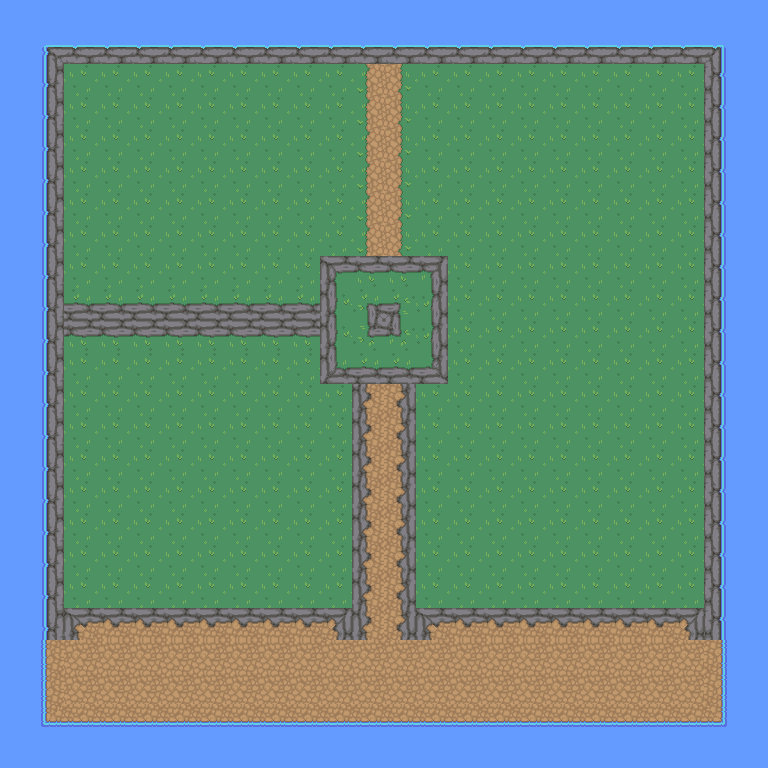

Rendered tile map (Tiled .tmx) drawn with the repository's tilesets; below, a short description and the full map source, tile grids included:
An orthogonal 24x24 tile map with 32x32 px tiles, 3 tile layers (Tile Layer 1, Tile Layer 2, Tile Layer 3).

<map version="1.10" tiledversion="1.11.0" orientation="orthogonal" renderorder="right-down" width="24" height="24" tilewidth="32" tileheight="32" infinite="0" nextlayerid="5" nextobjectid="1">
 <tileset firstgid="1" source="RPG Nature Tileset.tsx" />
 <layer id="2" name="Tile Layer 1" width="24" height="24">
  <data encoding="csv">
82,82,82,82,82,82,82,82,82,82,82,82,82,82,82,82,82,82,82,82,82,82,82,82,
82,82,82,82,82,82,82,82,82,82,82,82,82,82,82,82,82,82,82,82,82,82,82,82,
82,82,82,82,82,82,82,82,82,82,82,82,82,82,82,82,82,82,82,82,82,82,82,82,
82,82,82,82,82,82,82,82,82,82,82,82,82,82,82,82,82,82,82,82,82,82,82,82,
82,82,82,82,82,82,82,82,82,82,82,82,82,82,82,82,82,82,82,82,82,82,82,82,
82,82,82,82,82,82,82,82,82,82,82,82,82,82,82,82,82,82,82,82,82,82,82,82,
82,82,82,82,82,82,82,82,82,82,82,82,82,82,82,82,82,82,82,82,82,82,82,82,
82,82,82,82,82,82,82,82,82,82,82,82,82,82,82,82,82,82,82,82,82,82,82,82,
82,82,82,82,82,82,82,82,82,82,82,82,82,82,82,82,82,82,82,82,82,82,82,82,
82,82,82,82,82,82,82,82,82,82,82,82,82,82,82,82,82,82,82,82,82,82,82,82,
82,82,117,117,117,117,117,117,117,117,82,82,82,82,82,82,82,82,82,82,82,82,82,82,
82,82,82,82,82,82,82,82,82,82,82,82,82,82,82,82,82,82,82,82,82,82,82,82,
82,82,82,82,82,82,82,82,82,82,82,82,82,82,82,82,82,82,82,82,82,82,82,82,
82,82,82,82,82,82,82,82,82,82,82,82,82,82,82,82,82,82,82,82,82,82,82,82,
82,82,82,82,82,82,82,82,82,82,82,82,82,82,82,82,82,82,82,82,82,82,82,82,
82,82,82,82,82,82,82,82,82,82,82,82,82,82,82,82,82,82,82,82,82,82,82,82,
82,82,82,82,82,82,82,82,82,82,82,82,82,82,82,82,82,82,82,82,82,82,82,82,
82,82,82,82,82,82,82,82,82,82,82,82,82,82,82,82,82,82,82,82,82,82,82,82,
82,82,82,82,82,82,82,82,82,82,82,82,82,82,82,82,82,82,82,82,82,82,82,82,
82,82,82,82,82,82,82,82,82,82,82,82,82,82,82,82,82,82,82,82,82,82,82,82,
82,82,82,82,82,82,82,82,82,82,82,82,82,82,82,82,82,82,82,82,82,82,82,82,
82,82,82,82,82,82,82,82,82,82,82,82,82,82,82,82,82,82,82,82,82,82,82,82,
42,42,42,42,42,42,42,42,42,42,42,42,42,42,42,42,42,42,42,42,42,42,42,42,
42,42,42,42,42,42,42,42,42,42,42,42,42,42,42,42,42,42,42,42,42,42,42,42
</data>
 </layer>
 <layer id="3" name="Tile Layer 2" width="24" height="24">
  <data encoding="csv">
37,37,37,37,37,37,37,37,37,37,37,37,37,37,37,37,37,37,37,37,37,37,37,37,
37,19,57,57,57,57,57,57,57,57,57,57,57,57,57,57,57,57,57,57,57,57,20,37,
37,38,97,0,0,0,0,0,0,0,0,83,81,0,0,0,0,0,0,0,0,0,36,37,
37,38,0,0,0,0,0,0,0,0,0,83,81,0,0,0,0,0,0,0,0,0,36,37,
37,38,0,0,0,0,0,0,0,0,0,83,81,0,0,0,0,0,0,0,0,0,36,37,
37,38,0,0,0,0,0,0,0,0,0,83,81,0,0,0,0,0,0,0,0,0,36,37,
37,38,0,0,0,0,0,0,0,0,0,83,81,0,0,0,0,0,0,0,0,0,36,37,
37,38,0,0,0,0,0,0,0,0,0,83,81,0,0,0,0,0,0,0,0,0,36,37,
37,38,0,0,0,0,0,0,0,0,76,77,77,78,0,0,0,0,0,0,0,0,36,37,
37,38,117,117,117,117,117,117,117,117,96,79,80,98,142,142,142,142,142,142,142,142,36,37,
37,38,77,77,77,77,77,77,77,77,96,99,100,98,142,142,142,142,142,142,142,142,36,37,
37,38,0,0,0,0,0,0,0,0,116,117,117,118,0,0,0,0,0,0,0,0,36,37,
37,38,0,0,0,0,0,0,0,0,0,156,158,0,0,0,0,0,0,0,0,0,36,37,
37,38,0,0,0,0,0,0,0,0,0,156,158,0,0,0,0,0,0,0,0,0,36,37,
37,38,0,0,0,0,0,0,0,0,0,156,158,0,0,0,0,0,0,0,0,0,36,37,
37,38,0,0,0,0,0,0,0,0,0,156,158,0,0,0,0,0,0,0,0,0,36,37,
37,38,0,0,0,0,0,0,0,0,0,156,158,0,0,0,0,0,0,0,0,0,36,37,
37,38,0,0,0,0,0,0,0,0,0,156,158,0,0,0,0,0,0,0,0,0,36,37,
37,38,0,0,0,0,0,0,0,0,0,156,158,0,0,0,0,0,0,0,0,0,36,37,
37,38,136,137,137,137,137,137,137,137,138,156,158,136,137,137,137,137,137,137,137,138,36,37,
37,91,43,43,43,43,43,43,43,43,43,43,43,43,43,43,43,43,43,43,43,43,93,37,
37,91,43,43,43,43,43,43,43,43,43,43,43,43,43,43,43,43,43,43,43,43,93,37,
37,111,112,112,112,112,112,112,112,112,112,112,112,112,112,112,112,112,112,112,112,112,113,37,
37,37,37,37,37,37,37,37,37,37,37,37,37,37,37,37,37,37,37,37,37,37,37,37
</data>
 </layer>
 <layer id="4" name="Tile Layer 3" width="24" height="24">
  <data encoding="csv">
0,0,0,0,0,0,0,0,0,0,0,0,0,0,0,0,0,0,0,0,0,0,0,0,
0,0,0,0,0,0,0,0,0,0,0,0,0,0,0,0,0,0,0,0,0,0,0,0,
0,0,0,0,0,0,0,0,0,0,0,0,0,0,0,0,0,0,0,0,0,0,0,0,
0,0,0,0,0,0,0,0,0,0,0,0,0,0,0,0,0,0,0,0,0,0,0,0,
0,0,0,0,0,0,0,0,0,0,0,0,0,0,0,0,0,0,0,0,0,0,0,0,
0,0,0,0,0,0,0,0,0,0,0,0,0,0,0,0,0,0,0,0,0,0,0,0,
0,0,0,0,0,0,0,0,0,0,0,0,0,0,0,0,0,0,0,0,0,0,0,0,
0,0,0,0,0,0,0,0,0,0,0,0,0,0,0,0,0,0,0,0,0,0,0,0,
0,0,0,0,0,0,0,0,0,0,0,0,0,0,0,0,0,0,0,0,0,0,0,0,
0,0,0,0,0,0,0,0,0,0,0,0,0,0,0,0,0,0,0,0,0,0,0,0,
0,0,0,0,0,0,0,0,0,0,0,0,0,0,0,0,0,0,0,0,0,0,0,0,
0,0,0,0,0,0,0,0,0,0,0,0,0,0,0,0,0,0,0,0,0,0,0,0,
0,0,0,0,0,0,0,0,0,0,0,0,0,0,0,0,0,0,0,0,0,0,0,0,
0,0,0,0,0,0,0,0,0,0,0,0,0,0,0,0,0,0,0,0,0,0,0,0,
0,0,0,0,0,0,0,0,0,0,0,0,0,0,0,0,0,0,0,0,0,0,0,0,
0,0,0,0,0,0,0,0,0,0,0,0,0,0,0,0,0,0,0,0,0,0,0,0,
0,0,0,0,0,0,0,0,0,0,0,0,0,0,0,0,0,0,0,0,0,0,0,0,
0,0,0,0,0,0,0,0,0,0,0,0,0,0,0,0,0,0,0,0,0,0,0,0,
0,0,0,0,0,0,0,0,0,0,0,0,0,0,0,0,0,0,0,0,0,0,0,0,
0,0,0,0,0,0,0,0,0,0,0,0,0,0,0,0,0,0,0,0,0,0,0,0,
0,0,0,0,0,0,0,0,0,0,0,0,0,0,0,0,0,0,0,0,0,0,0,0,
0,0,0,0,0,0,0,0,0,0,0,0,0,0,0,0,0,0,0,0,0,0,0,0,
0,0,0,0,0,0,0,0,0,0,0,0,0,0,0,0,0,0,0,0,0,0,0,0,
0,0,0,0,0,0,0,0,0,0,0,0,0,0,0,0,0,0,0,0,0,0,0,0
</data>
 </layer>
</map>
